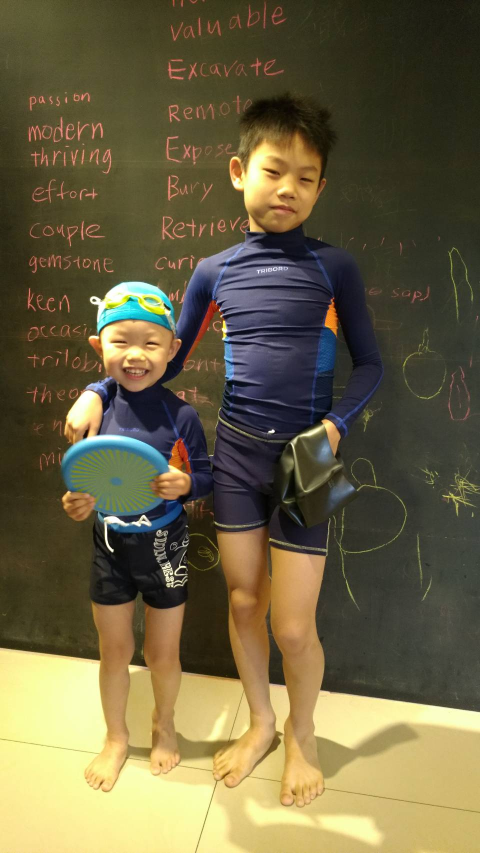
#> input picture Lectures/Lecture06/data/test.jpg, 960 x 1706 px (shown at 1/2 size)
$ jupyter execute 1_2Numpy.ipynb
#> lines starting #> are read from the running program, lines starting #| are printed output that depends on the picture; after the words box and inside, x2 and y2 are one past the last pixel; in counts of white or black regions, pixels touching at a corner belong together
<br />
<br />

<center><h1>Numpy and array</h1></center>

<center><h4>Teacher: Chung-Hao Tien (田仲豪)</h4></center>

<h2>What is Numpy?</h2>

* A Python library used for working with arrays.

* NumPy stands for Numerical Python.

* Most of the parts that require fast computation are written in C or C++.

* NumPy arrays are stored at one continuous place in memory unlike lists, so processes can access and manipulate them very efficiently.

Reference:
1. https://www.w3schools.com/python/numpy_intro.asp
2. https://numpy.org/doc/1.20/

<h2>Array</h2>

* Continuous place in memory

* A grid of values, all of the same type

* Indexed by a tuple of nonnegative integers

* rank: the number of dimensions (*Note: different with Linear ALgebra*)

* shape: the size of the array along each dimension

<h2>Outline</h2>

* List vs. Numpy array

* Create an array
    * `np.array()`, `np.zeros()`, `np.ones()`, `np.empty()`, `np.full()`

* Create an evenly spaced array
    * `np.arange()`, `np.linspace()`

* Slicing
    * indexing, boolean indexing

* Mathematical functions
    * trigonometric , hyperbolic, statistical functions

* Combination & decomposition
    * `np.concatenate()`, `np.hstack()`, `np.vstack()`, `np.dstack()`
    * `np.hsplit()`, `np.vsplit()`

<h2>Getting start</h2>

[cell 1]
# How to import library
import numpy as np

# import a specific function from numpy
from numpy import mean
from numpy import linalg as la
from numpy.linalg import norm

<h2>Scalar, vector, matrix, tensor </h2>

* Scalar $x\in \mathbb{R}$ : a 0th-order tensor

* Vector $x\in \mathbb{R}^{n \times 1}$ : a 1th-order tensor

* Matrix $x\in \mathbb{R}^{m \times n}$ : a 2th-order tensor

* Tensor : a nth-order tensor, e.g. (N, C, H, W)

這些物件在Numpy裡面都是稱作**array**，差別在維度!

<h2>Numpy array vs. Python list</h2>

* Example1: Multiply an array by 2

[cell 2]
# List comprehension
a = [1, 2, 3, 4, 5]
[2*q for q in a]

[cell 3]
# Numpy
a = np.array([1, 2, 3, 4, 5])
2*a

* Example2: Multiply the elements in two array (element-wise)

[cell 4]
a = [1, 2, 3, 4, 5]
b = [5, 4, 3, 2, 1]
# a*b
[q*r for q, r in zip(a,b)]

[cell 5]
a = np.array([1, 2, 3, 4, 5])
b = np.array([5, 4, 3, 2, 1])
a * b

<h2>1D array</h2>

We can directly ceate an array using `list`

* In numpy, almost the function that can create arrays has attribute `dtype`
<center></center>

<center></center>

<center></center>

[cell 6]
a = np.array([1, 2, 3])
# a = np.array([1, 2, 3], dtype=np.float32)
a.dtype
# a.shape

<h2>Create or initialize an array </h2>

<center></center>

[cell 7]
# empty: 不指定初始值
# np.zeros(shape, dtype)
# shape 習慣使用tuple, e.g. (3,), (2, 2), (28, 28, 3)

<h2>Learn how to read documentation</h2>

</br>
</br>

<center></center>

<h2>Create an array with evenly(均勻的) spaced numbers</h2>

* 常用在座標軸的設定，x軸、y軸、z軸

* 建議arange使用整數`int`，浮點數`float`可能結果會不如預期

<center></center>

浮點數`float`在二進位會因為是無限循環的分數，約分後會造成誤差，

<center></center>

[cell 8]
print(np.arange(0.4, 0.8, 0.1))
print(np.arange(0.5, 0.8, 0.1))

Solution: `linspace`

\begin{equation}
    num = \dfrac{(stop - start)}{step} + 1
\end{equation}

<!-- <center>
$$

$$
</center>
 -->

[cell 9]
# create an 1-d array from -10 to 10 with 0.5 spacing
np.linspace(-10, 10, 41)

<h2>Slicing / Indexing</h2>

* Basically the same as `list`, but `bool` is available
* 可以使用在`list`上的方法一樣適用於numpy array

<center></center>

<h2>boolean indexing</h2>

能做更多功能，常用在不同條件下的篩選

example:做thresholding(閾ㄩˋ值化)，讓pixel value大於50的像素都變為0，小於則都變為1

<center></center>

[cell 10]
# reverse
a = np.linspace(-5, 5, 11)
# print(a)
b = a[::-1]

b[0] = 100
a

[cell 11]
arr = np.array([  0,  -4,  -5,   9, -10,   7,  -6,   1,  -2,  -3])
# arr >= 0
# arr[arr >= 0]

<h2>Search elements via condition</h2>

<center></center>

<h2>Importance of copy</h2>

要複製一個存在的array時，除了變數名稱`b=a`之外，需要使用copy在記憶體中創建新array

最簡單的方法就是`b = a.copy()`

<center></center>

<h2>Numerical operations on arrays</h2>

Basically, almost all the functions in Numpy can operate arrays

基本常見的數學函數都能在numpy找到

* Trigonometric functions

    `np.sin`, `np.cos`, `np.tan`, `np.arcsin`, `np.arccos`, `np.deg2rad`, `np.rad2deg`

* Hyperbolic functions

    `np.sinh`, `np.cosh`, `np.tanh`, `np.arcsinh`, `np.arccosh`, `np.arctanh`

* Rounding

    `np.around`, `np.floor`, `np.ceil`, `np.trunc`, `np.fix`

* Complex numbers

    `np.angle`, `np.real`, `np.imag`, `np.conj`

<center></center>

* 注意: log在許多數值軟體都會指自然對數，其他有`np.log10()`或`np.log2()`

<center></center>

<center></center>

<h2>Examples</h2>

$$
\begin{equation}
    Var(X) = \dfrac{1}{n}\sum^{n}_{i=1}{(x_{i}-\mu)^2}
\end{equation}
$$

[cell 12]
import numpy as np

x = np.array([-10, -5, 0, 5, 10])
x.var()

[cell 13]
mean = x.mean(axis = 0)
np.mean((x - mean) ** 2)

<h2>2D array</h2>

<h2></h2>

<center></center>

[cell 14]
a = np.array([[1, 2, 3, 4], [5, 6, 7, 8], [9, 10, 11, 12]])
a[::2, 1::2]

<center></center>

<center></center>

<center></center>

<center></center>

<center></center>

<center></center>

<center></center>

[cell 15]
a = np.array([[1, 2, 3, 4], [5, 6, 7, 8], [9, 10, 11, 12]])
c = np.array([1, 3, 5])
b = np.array([1, 2, 3, 4])
# Broadcasting
# new = np.hstack((a, c[:, None]))
new = np.vstack((a, b))
print(new)

<center></center>

<center></center>

[cell 16]
a = np.array([[1,2,3,4,5], [6,7,8,9,10], [11,12,13,14,15]])
a[:, [0,-1]]

<center></center>

<center></center>

<center></center>

<center></center>

<center></center>

## 3D array

<center></center>

[cell 17]
import numpy as np

A_3D = np.arange(24).reshape(2, 3, 4)
print(A_3D)
print(A_3D.shape)
print(A_3D.size)
print(A_3D.ndim)

<center></center>

[cell 18]
import numpy as np
A_3D = np.array([ [[0,1,2],[0,1,2],[0,1,2],[0,1,2]],
                    [[0,1,2],[0,1,2],[0,1,2],[0,1,2]] ])
print(A_3D)
print(A_3D.shape)

<center></center>

<center></center>

<center></center>

[cell 19]
import numpy as np
from PIL import Image


################## Read the image and numpy type conversion ########################
im  =  Image.open("./data/test.jpg")
#> im is the input picture: PIL image 960x1706 RGB; mean R, G, B 107.4, 98.3, 67.2
img =  np.array(im)  # pixel value range [0, 255]
print(img.shape)     # (H, W, C) = (1706, 960, 3)
#| (1706, 960, 3)

################## Add Pepper Noise onto n pixel ######################################
n = int(1706*960/10)

for k in range(n):
        i = int(np.random.random() * img.shape[0]) # 0-axis (H)
        j = int(np.random.random() * img.shape[1]) # 1-axis (W)
        if img.ndim == 2:
            img[i,j] = 255
        elif img.ndim == 3:
            img[i,j,0]= 255
            img[i,j,1]= 255
            img[i,j,2]= 255
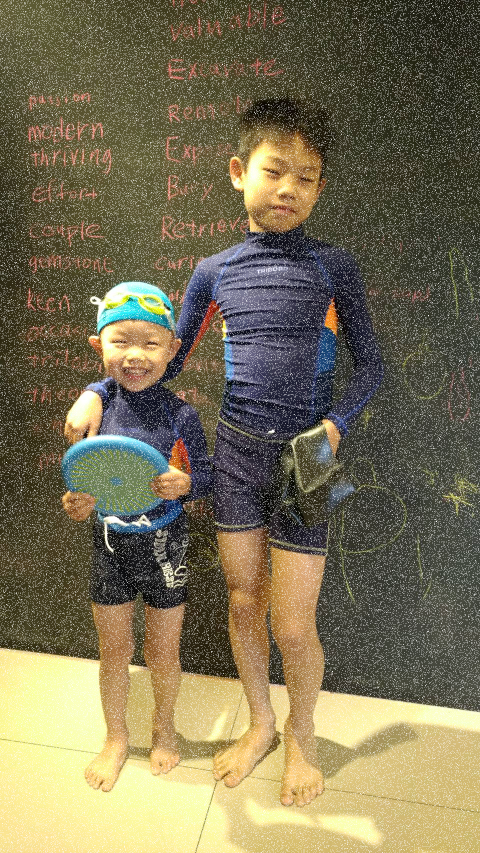
#> img: shape (1706, 960, 3) (shown at 1/2 size); 9.51% of pixels changed, all inside (x1, y1, x2, y2) = (0, 0, 960, 1706)

img = Image.fromarray(img.astype('uint8')).convert('RGB')

################## Show image ######################################
import matplotlib.pyplot as plt

fig = plt.figure(
     num=1,
     figsize=(8,6),
     dpi=100,
     layout="constrained",
     facecolor="w",
)

ax1 = fig.add_subplot(121)
imgplot1 = ax1.imshow(im)
ax1.axis("off")
ax1.set_title("Original image")

ax2 = fig.add_subplot(122)
imgplot2 = plt.imshow(img)
ax2.axis("off")
ax2.set_title("Noisy image")

plt.show()
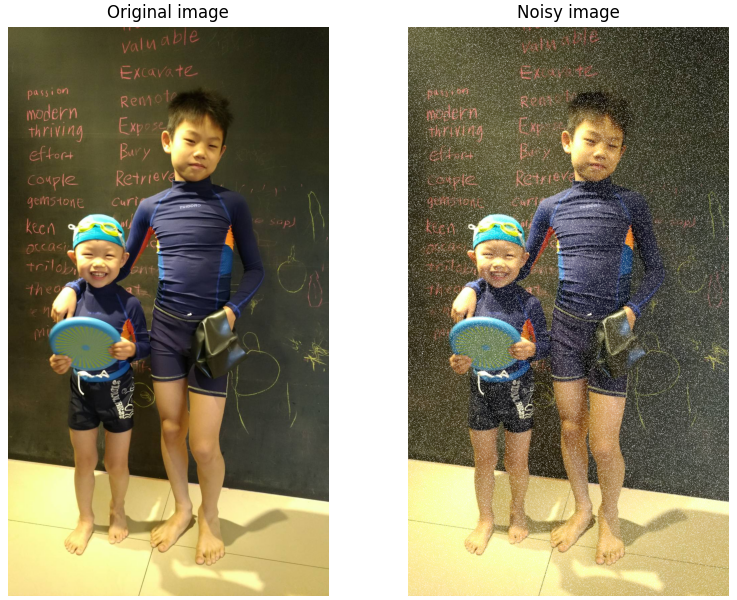
#> figure drawn by matplotlib, 2 panels
